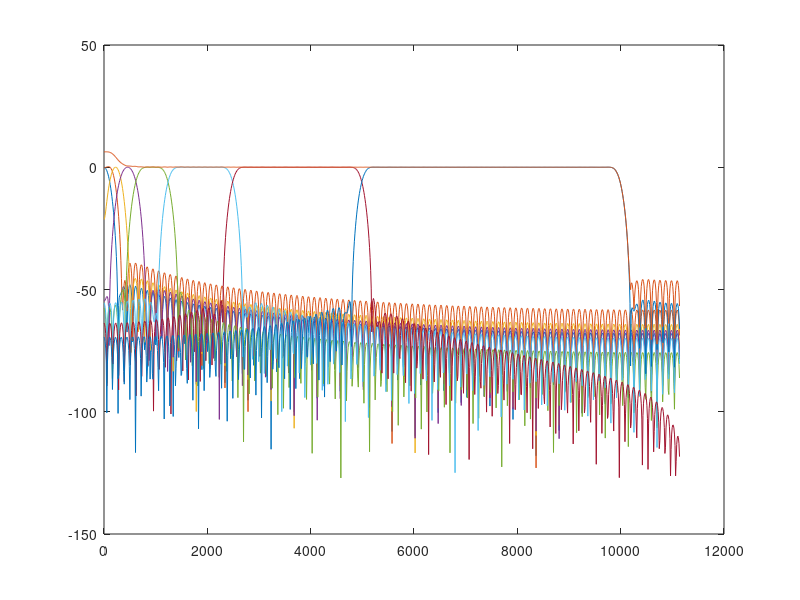

The MATLAB source for this figure:
% Title: filter_design.m
% Author: Mathias Lundell
% Date: 2011-04-12
% Description:
% File which generates coefficients for 8 filters of different order.
clc;clear;
% Sampling frequency
fs = 22.3e3;

% Nyquist frequency
Nyquist = fs/2;

% Define order for all filters:
%filter_order = [211 211 211 211 157 127 31 15];
%filter_order = [64 64 64 64 64 64 64 64];
filter_order = [199 199 199 199 199 199 199 199];

% Define weights
filter_weight = [1 1 1 1 1 1 1 1];

% Cut-off frequencies
fc = 1e4*1./[2^7, 2^6, 2^5, 2^4, 2^3, 2^2, 2^1, 1];

% Normalized cut-off frequencies
fc_norm = fc/Nyquist;

% Generate coefficients
win = hamming(filter_order(1)+1);
b{1} = fir1(filter_order(1), fc_norm(1), 'low', win);
for i = 2:8
    win = hamming(filter_order(i)+1);
    b{i} = fir1(filter_order(i), [fc_norm(i-1) fc_norm(i)], 'bandpass', win);
end;

% Weigh coefficients
for i = 1:8
    b{i} = b{i}./filter_weight(i);
end;

% Calculate frequency response
n = 1024; % Number of points to use
[h1 w] = freqz(b{1}, 1, n);
h2 = freqz(b{2}, 1, n);
h3 = freqz(b{3}, 1, n);
h4 = freqz(b{4}, 1, n);
h5 = freqz(b{5}, 1, n);
h6 = freqz(b{6}, 1, n);
h7 = freqz(b{7}, 1, n);
h8 = freqz(b{8}, 1, n);

abs_h = [abs(h1) abs(h2) abs(h3) abs(h4) abs(h5) abs(h6) abs(h7) abs(h8)]';
h_sum = sum(abs_h);

dB = @(x) 20*log10(abs(x));

% Plot frequency response
f = w*Nyquist/pi;
plot(f, dB(h1), f, dB(h2), f, dB(h3), f, dB(h4), ...
    f, dB(h5), f, dB(h6), f, dB(h7), f, dB(h8), f, dB(h_sum));
%axis([0 10e3 -4 8]);
hold on;

% Calculate frequency response using a specific number of bits
% for the coefficients
B = 12;

